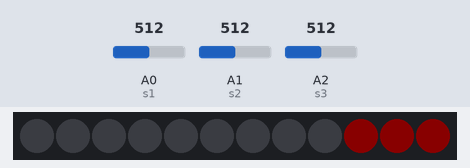
Recording of a sketch running on a simulated Arduino Uno, built with avr-gcc and run on an emulated ATmega328P. Shown: 12 RGB LEDs in strip order, left to right. The inputs (shaded band) are chosen by the test bench; at power-on: A0 (s1) = 512, A1 (s2) = 512, A2 (s3) = 512. Dim RGB values are drawn brighter than linear; what the sketch prints to the serial monitor is not drawn.

Above: at 1.2 s.
1.3 s: A0 (s1) set to 997
At 2.0 s:
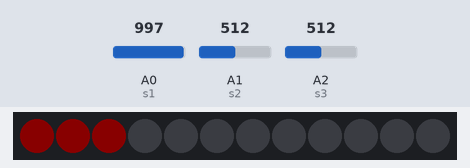
2.8 s: A0 (s1) set to 1018
At 4.1 s:
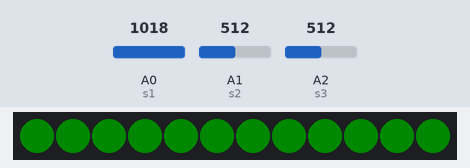
4.4 s: A1 (s2) set to 85
5.9 s: A1 (s2) set to 74
At 6.7 s:
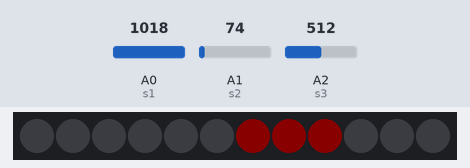
7.4 s: A2 (s3) set to 306
At 7.8 s:
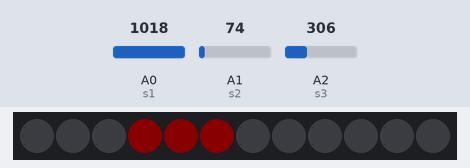
8.9 s: A0 (s1) set to 977
10.4 s: A0 (s1) set to 962
At 11.9 s:
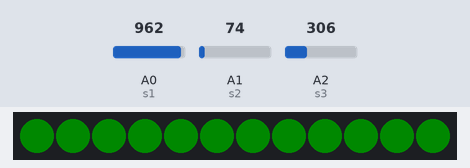
Timing chart, 0 to 12.9 s (numbered marks = the images above; inputs shaded):
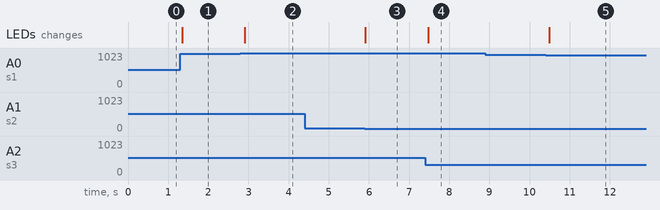

The sketch:

foot_pressure.ino
```cpp
#include <string.h>
#include <FastLED.h>

#define LX   -1
#define LY  0.5
#define RX    1
#define RY  0.5
#define HY   -1
#define BRIGHT 10

#define LED_PIN     6
#define NUM_LEDS    12

CRGB leds[NUM_LEDS];

const int numReadings = 10;   // Number of readings to average
int readings_s1[numReadings];    // Array to store the readings
int readings_s2[numReadings];    // Array to store the readings
int readings_s3[numReadings];    // Array to store the readings
int index = 0;                // Current index in the array
int total_s1 = 0;                // Running total of all readings
int total_s2 = 0;                // Running total of all readings
int total_s3 = 0;                // Running total of all readings
int average_s1 = 0;              // Moving average
int average_s2 = 0;              // Moving average
int average_s3 = 0;              // Moving average

typedef struct {
  float x;
  float y;
} vector_t;

// Ports
int s1 = A0;
int s2 = A1;
int s3 = A2;

// optimal vector


vector_t vec;

void update_moving_avg(float left, float heel, float right) {
  // Read a new value
  int sensorValue_s1 = left;
  int sensorValue_s2 = heel;
  int sensorValue_s3 = right;

  // Subtract the oldest reading from the total
  total_s1 -= readings_s1[index];
  total_s2 -= readings_s2[index];
  total_s3 -= readings_s3[index];

  // Store the new reading in the array
  readings_s1[index] = sensorValue_s1;
  readings_s2[index] = sensorValue_s2;
  readings_s3[index] = sensorValue_s3;

  // Add the new reading to the total
  total_s1 += sensorValue_s1;
  total_s2 += sensorValue_s2;
  total_s3 += sensorValue_s3;

  // Increment the index
  index = (index + 1) % numReadings;

  // Calculate the moving average
  average_s1 = total_s1 / numReadings;
  average_s2 = total_s2 / numReadings;
  average_s3 = total_s3 / numReadings;

  // Print the average
  // Serial.println(average_s1);
  // Serial.println(average_s2);
  // Serial.println(average_s3);

  // Delay for stability
  //delay(100);
}

int check(int a, int b, int c) {
  float rat1 = abs(a-b);
  float rat2 = abs(b-c);
  float rat3 = abs(c-a);
  return (rat1 + rat2 + rat3) < 50;
}

/*char* direction(int a, int b, int c) {
  if (a > 700 && b < 20 && c > 700)
    return "forward";
  if (a < 20 && b > 200 && c < 100)
    return "backward";
  if (a < 50 && b < 200 && c > 700)
    return "right";
  if (a > 700 && b < 200 && c < 500)
    return "left";
  return "center";
}
*/

void vectorize(float left, float heel, float right, vector_t *vec) {
  float norm = sqrt(left*left + heel*heel + right*right);
  float lnorm = left / norm;
  float hnorm = heel / norm;
  float rnorm = right / norm;
  vec->x = LX*lnorm + RX*rnorm;
  vec->y = LY*lnorm + RY*rnorm + HY*hnorm;
}

//0 = center
//1 = left
//2 = right
//3 = forward
//4 = backward
int direction(vector_t opt, vector_t vec, float threshold) {
  float resx = opt.x - vec.x;
  float resy = opt.y - vec.y;

  if ((abs(resx) < threshold) && (abs(resy) < threshold)) {
    return 0;
  }

  float rad = atan2(resy, resx);
  Serial.print(rad);

  if ((rad >= 2.35619 && rad <= 3.14159) || (rad >= -3.14159 && rad <= -2.35619)) {
    return 1;
  }

  if ((rad >= 0 && rad <= 0.785398) || (rad <= 0 && rad >= -0.785398)) {
    return 2;
  }

  if (rad >= 0.785398 && rad <= 2.35619) {
    return 3;
  }

  if (rad <= -0.785398 && rad >= -2.35619) {
    return 4;
  }

}

char* printdir(int code) {
  if (code == 0) {
    return "centered";
  }
  if (code == 1) {
    return "left";
  }
  if (code == 2) {
    return "right";
  }
  if (code == 3) {
    return "forward";
  }
  if (code == 4) {
    return "backward";
  }
}

void lightHelper(int dir) {

    int start, end;
    CRGB color;

    start = 0;
    end = NUM_LEDS;
    color = CRGB(0, 0, 0);

    FastLED.clear();

    if (dir == 3) {
        start = 0;
        end = start + NUM_LEDS / 4;
        color = CRGB(BRIGHT, 0, 0);
    }

    if (dir == 2) {
        start = NUM_LEDS / 4;
        end = start + NUM_LEDS / 4;
        color = CRGB(BRIGHT, 0, 0);
    }

    if (dir == 4) {
        start = 2 * (NUM_LEDS / 4);
        end = start + NUM_LEDS / 4;
        color = CRGB(BRIGHT, 0, 0);
    }

    if (dir == 1) {
        start = 3 * (NUM_LEDS / 4);
        end = start + NUM_LEDS / 4;
        color = CRGB(BRIGHT, 0, 0);
    }

    if (dir == 0) {
      start = 0;
      end = NUM_LEDS;
      color = CRGB(0, BRIGHT, 0);
    }

    for (int i = start; i < end; i++) {
        leds[i] = color;
    }

    FastLED.show(); // Show the updated LED colors
}

void setup() {
  FastLED.addLeds<WS2812, LED_PIN, GRB>(leds, NUM_LEDS);
  FastLED.clear(); // Clear all LEDs
  FastLED.show();  // Make sure to call show() to update the LEDs
  // put your setup code here, to run once:
  Serial.begin(9600);

  // Initialize all readings to 0
  // for (int i = 0; i < numReadings; i++) {
  //   readings_s1[i] = 0;
  //   readings_s2[i] = 0;
  //   readings_s3[i] = 0;
  // }
}

void loop() {
  vector_t o_vec;
  o_vec.x = -0.45;
  o_vec.y = 0.40;
  // adding one to prevent divide by 0
  int left = analogRead(s1) + 1;
  int heel = analogRead(s2) + 1;
  int right = analogRead(s3) + 1;

  int dir = -1;

  vectorize(left, heel, right, &vec);
  dir = direction(o_vec, vec, 0.2);
  if (left < 35 && right < 35 && heel < 35)
    dir = -1;
  lightHelper(dir);
  delay(110);
}
```

Measured:
- the behaviour switches between 1009 and 1010 on A0 (s1) (found by bisection; images 1 and 2)
- the behaviour switches between 79 and 78 on A1 (s2) (found by bisection; images 2 and 3)
- the behaviour switches between 970 and 969 on A0 (s1) (found by bisection; images 4 and 5)
- after the input at 1.3 s, the LEDs: change after 0.05 s (image 1)
- after the input at 2.8 s, the LEDs: change after 0.11 s (image 2)
- after the input at 4.4 s, every drawn part: stays the same
- after the input at 5.9 s, the LEDs: change at once (image 3)
- after the input at 7.4 s, the LEDs: change after 0.08 s (image 4)
- after the input at 8.9 s, every drawn part: stays the same
- after the input at 10.4 s, the LEDs: change after 0.09 s (image 5)
